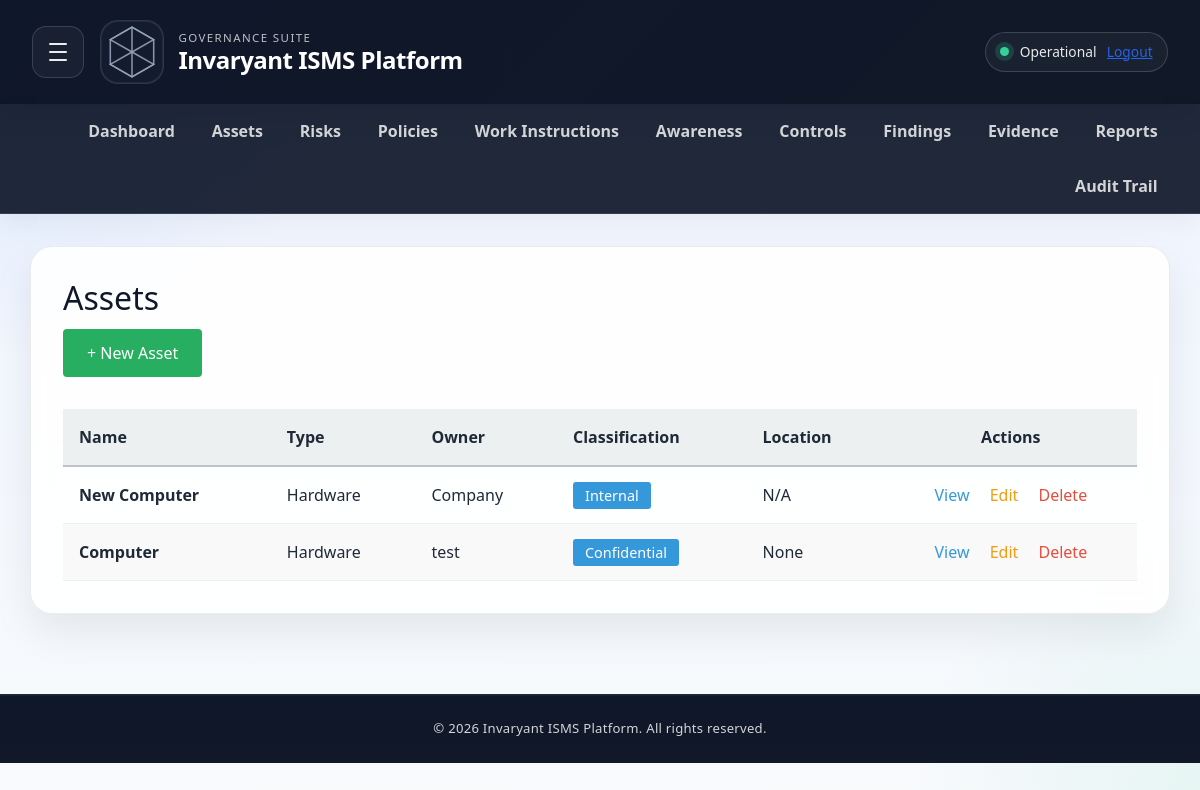
The app's page /assets (signed in), older data.
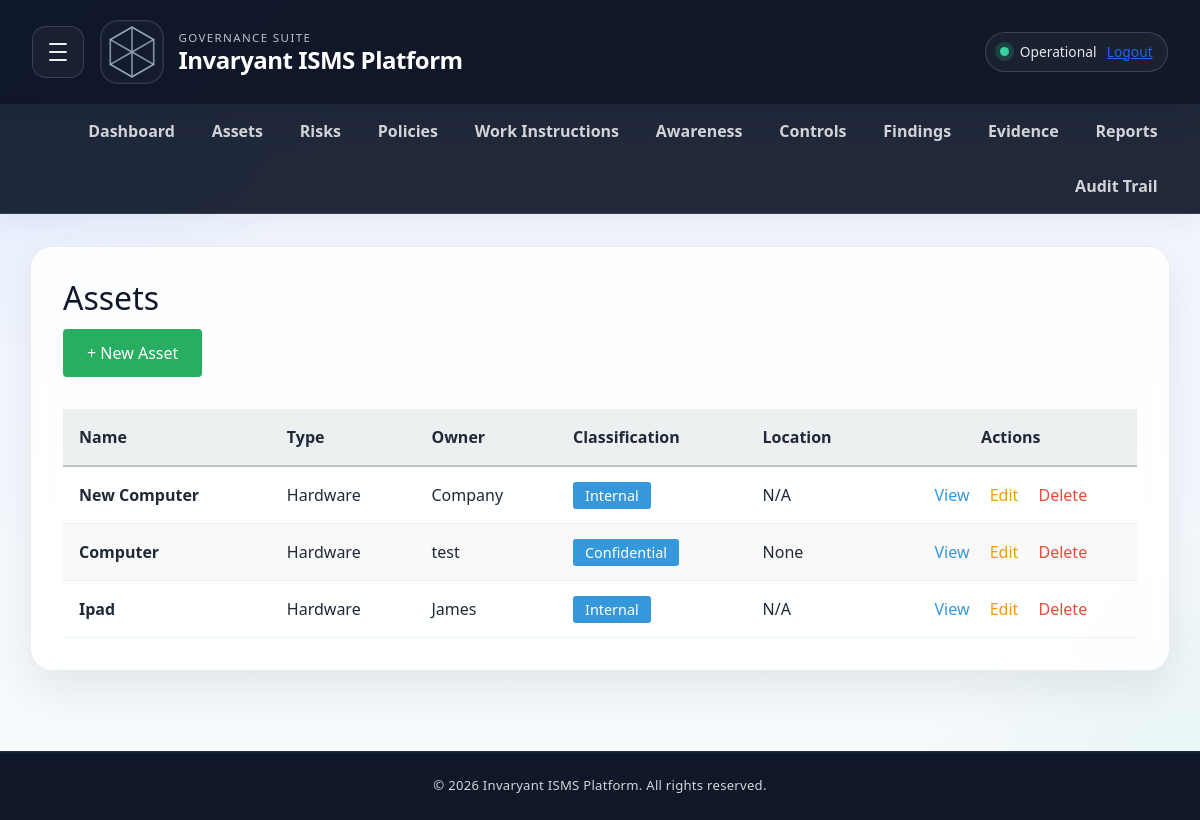
The same page, newer data.
### app/models.py (models this page shows, shortened)
class Asset(db.Model):
    __tablename__ = 'assets'
    __table_args__ = (
        db.Index('ix_assets_tenant_id', 'tenant_id'),
    )
    id = db.Column(db.Integer, primary_key=True)
    tenant_id = db.Column(db.Integer, db.ForeignKey('tenants.id'), nullable=False, default=1)
    name = db.Column(db.String(150), nullable=False)
    asset_type = db.Column(db.String(50))
    owner = db.Column(db.String(100))
    classification = db.Column(db.String(50))
    location = db.Column(db.String(150))
    description = db.Column(db.Text)
    created_at = db.Column(db.DateTime, default=datetime.utcnow)
    created_by_user_id = db.Column(db.Integer, db.ForeignKey('users.id'), nullable=True)
    risks = db.relationship('Risk', backref='asset', lazy=True)

### app/routes.py (the view)
@main.route('/assets')
@login_required
def assets_list():
    assets = Asset.query.filter_by(tenant_id=current_user.tenant_id).all()
    return render_template('assets_list.html', assets=assets)

### app/templates/assets_list.html (shortened to what this page needs)
{% extends "base.html" %}
{% block content %}
<h2>Assets</h2>
<div style="margin-bottom: 2rem;">
    <a href="/assets/new" style="background-color: #27ae60; color: white; padding: 0.75rem 1.5rem; border-radius: 4px; text-decoration: none; display: inline-block;">
        + New Asset
    </a>
</div>
{% if assets %}
<table style="width: 100%; border-collapse: collapse;">
    <thead>
        <tr style="background-color: #ecf0f1; border-bottom: 2px solid #bdc3c7;">
            <th style="padding: 1rem; text-align: left;">Name</th>
            <th style="padding: 1rem; text-align: left;">Type</th>
            <th style="padding: 1rem; text-align: left;">Owner</th>
            <th style="padding: 1rem; text-align: left;">Classification</th>
            <th style="padding: 1rem; text-align: left;">Location</th>
            <th style="padding: 1rem; text-align: center;">Actions</th>
        </tr>
    </thead>
    <tbody>
        {% for asset in assets %}
        <tr style="border-bottom: 1px solid #ecf0f1; {% if loop.index % 2 == 0 %}background-color: #f9f9f9;{% endif %}">
            <td style="padding: 1rem;"><strong>{{ asset.name }}</strong></td>
            <td style="padding: 1rem;">{{ asset.asset_type or 'N/A' }}</td>
            <td style="padding: 1rem;">{{ asset.owner or 'Unassigned' }}</td>
            <td style="padding: 1rem;">
                <span style="background-color: #3498db; color: white; padding: 0.25rem 0.75rem; border-radius: 3px; font-size: 0.9rem;">
                    {{ asset.classification or 'N/A' }}
                </span>
            </td>
            <td style="padding: 1rem;">{{ asset.location or 'N/A' }}</td>
            <td style="padding: 1rem; text-align: center;">
                <a href="/assets/{{ asset.id }}" style="color: #3498db; text-decoration: none; margin-right: 1rem;">View</a>
                <a href="/assets/{{ asset.id }}/edit" style="color: #f39c12; text-decoration: none; margin-right: 1rem;">Edit</a>
                <a href="/assets/{{ asset.id }}/delete" style="color: #e74c3c; text-decoration: none;" onclick="return confirm('Are you sure?');">Delete</a>
            </td>
        </tr>
        {% endfor %}
    </tbody>
</table>
{% else %}
<div style="background-color: #ecf0f1; padding: 2rem; border-radius: 4px; text-align: center;">
    <p style="color: #7f8c8d; font-size: 1.1rem;">No assets found.</p>
    <a href="/assets/new" style="color: #3498db; text-decoration: none;">Create the first asset</a>
</div>
{% endif %}
{% endblock %}

Row changes from the older to the newer data that the page shows:
added Asset: name "Ipad", asset_type "Hardware", owner "James", classification "Internal", location "N/A"
